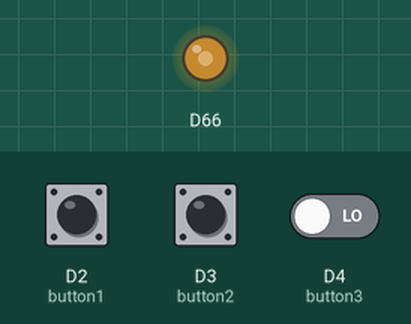
A sketch run on a simulated Arduino Due. Parts: output pins drawn as LEDs (lit = HIGH). Inputs (shaded band) come from the test bench; at power-on: D3 (button2) LOW, D2 (button1) HIGH, D4 (button3) LOW (analog values on the 0–1023 scale).

Above: at 1.2 s.
1.3 s: D3 (button2) pulled HIGH for 0.15 s
At 1.44 s:
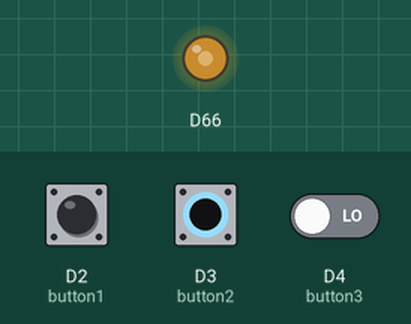
3.0 s: D2 (button1) pulled LOW for 0.15 s
At 3.7 s:
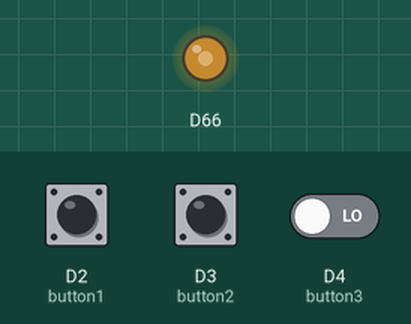
4.7 s: D2 (button1) pulled LOW for 1 s
At 5.5 s:
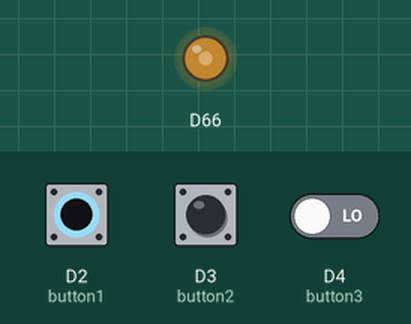
7.2 s: D3 (button2) driven HIGH and D4 (button3) driven HIGH
At 8.2 s:
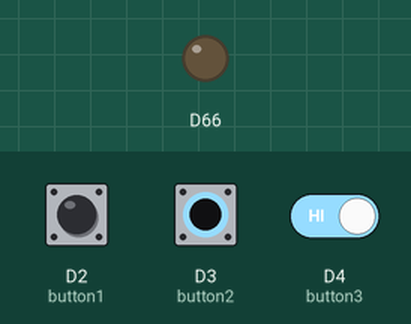
8.7 s: D4 (button3) driven LOW
At 9.6 s:
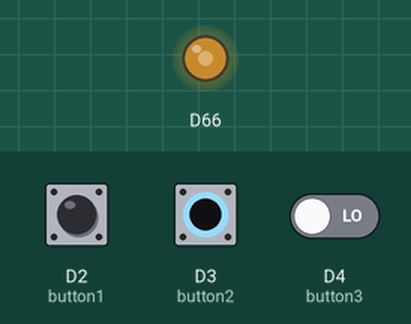
10.2 s: D4 (button3) driven HIGH
At 11.3 s:
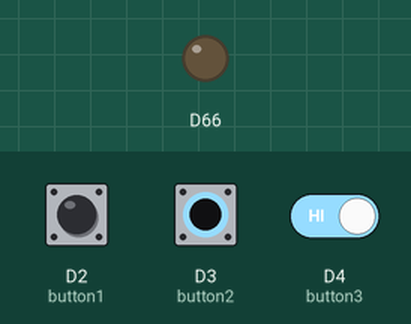
Timing chart, 0 to 12.7 s (numbered marks = the images above; inputs shaded):
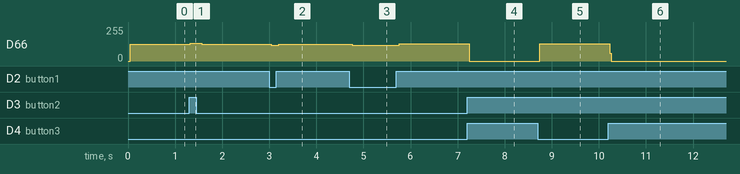

Measured:
- after the input at 1.3 s, D66: 126/255 → 132/255 at once, → 126/255 0.24 s later
- after the input at 3.0 s, D66: 126/255 → 120/255 at once, → 126/255 0.16 s later
- after the input at 4.7 s, D66: 126/255 → 119/255 after 0.06 s, → 128/255 1.0 s later
- after the input at 7.2 s, D66: 128/255 → 0/255 at once
- after the input at 8.7 s, D66: 0/255 → 129/255 after 0.05 s
- after the input at 10.2 s, D66: 129/255 → 0/255 at once

The sketch:

DAC_Sine_Due.ino
```cpp
#include "waves.h"


const int button1 = 2; //button at digital pin 2
const int button2 = 3;
const int button3 = 4;

boolean pushed = false;

int t_knobVal; //value of knob read from potentiometer
int knobVal;

void setup() {
  pinMode(button1, INPUT);
  pinMode(button2, INPUT);
  pinMode(button3, INPUT);
  analogWriteResolution(12);
  analogReadResolution(12);
}

void loop() {

  //for(int j = 0; j < 50; j++){ // this config gives us a sick gameboy drum beat

 if(digitalRead(button1) == LOW){ //button 1
    playKey(1); //90 for mary had a lil
  }
 else if(digitalRead(button2) == LOW){ //button 1
    playKey(2); //100 for mary had a lil
  }
 else if(digitalRead(button3) == LOW){ //button 1
    playKey(3); //113 for mary had a lil
   }
 }


void playKey(int delayTime){
  int j = 0;
  for(int i=0; i<271*delayTime; i++) { //
    j = i/delayTime;
    analogWrite(DAC0, bassTable[j]);//sin table
    delayMicroseconds(0); //determines the frequency of the sine wav

  }
}
//end
```

Source omitted: waves.h (data table, 77997 bytes)
